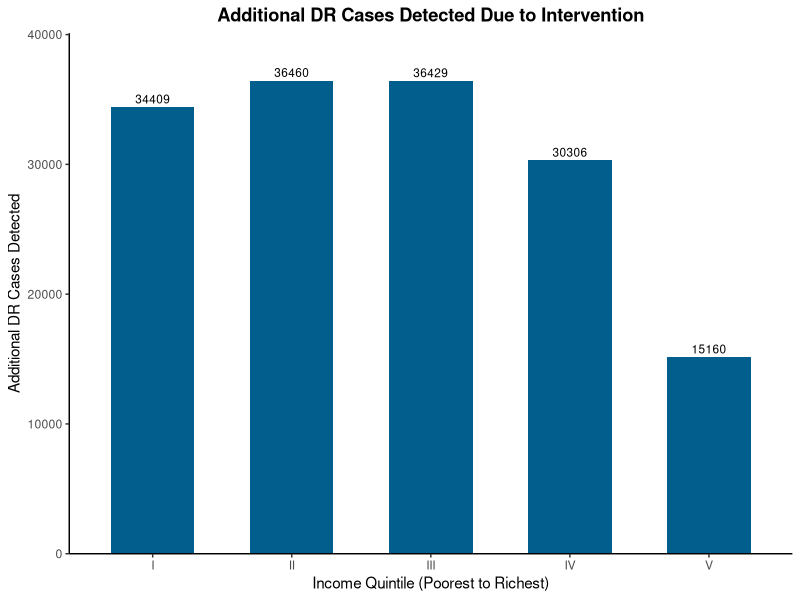
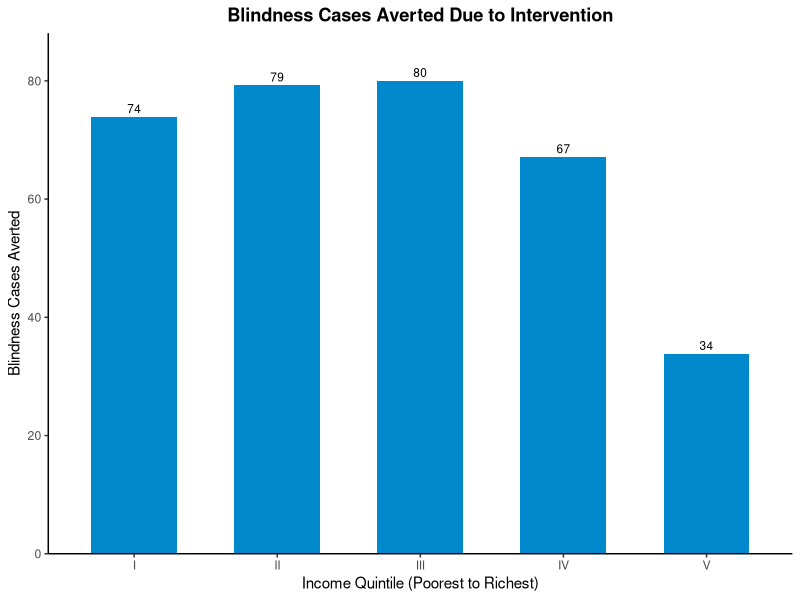

Write R code to recreate these figures, in order.

#health benefit calculation and disaggregation by quintile 
#cases of DR detected and cases of blindness averted due to intervention
rm(list = ls())
input <- read.csv("input table new.csv")
input$Parameters <- trimws(input$Parameters)
input$Value <- as.numeric(gsub(",", "", input$Value)) 


get_val <- function(name) input$Value[input$Parameters == name]
quintiles <- 1:5
scale_to_target_pop <- get_val("target_pop") / get_val("pop")
plain_number <- function(x) format(round(x, 0), scientific = FALSE, trim = TRUE)

#section 1: Additional DR cases detected due to intervention  
#1.1 estimating the cases of DR detected before the screening intervention in each income quintile

dr_baseline <- sapply(quintiles, function(i) {
  get_val(paste0("pop_", i)) *
    get_val(paste0("dr_", i)) *
    get_val(paste0("pcu_", i)) *
    get_val("cov_b") *
    get_val("sens_b")})

#1.2 estimating the cases of DR detected after the screening intervention in each income quintile
dr_inv <- sapply(quintiles, function(i) {
  get_val(paste0("pop_", i)) *
    get_val(paste0("dr_", i)) *
    get_val(paste0("pcu_", i)) *
    get_val("cov_inv") *
    get_val("sens_inv")})

#1.3 estimating the difference in number of DR cases detected per quintile and plot 

dr_detected <- dr_inv - dr_baseline
dr_detected_target <- dr_detected * scale_to_target_pop

library(ggplot2)
plot_dr <- data.frame(
  quintile = factor(c("I","II","III","IV","V"), levels=c("I","II","III","IV","V")),
  dr_detected = dr_detected_target)

ggplot(plot_dr, aes(x=quintile, y=dr_detected)) +
  geom_col(fill="#025e8d", width=0.6)+
  geom_text(aes(label = plain_number(dr_detected)), vjust = -0.4, size = 3) +
  scale_y_continuous(labels = plain_number,
                     expand = expansion(mult = c(0, 0.1))) +
  labs(title="Additional DR Cases Detected Due to Intervention",
       x="Income Quintile (Poorest to Richest)",
       y="Additional DR Cases Detected") +
  theme_classic()+
  theme(plot.title=element_text(hjust=0.5, face="bold"))

#section 2: Number of blindness cases averted due to intervention
#2.1 estimating blindness cases due to DR before the screening intervention in each income quintile

blind_baseline <-  sapply(quintiles, function(i) {
  get_val(paste0("pop_", i)) *
    get_val(paste0("dr_", i)) *
    get_val(paste0("pcu_", i)) *
    get_val("cov_b") *
    get_val("sens_b") *
    (1 - get_val("lfu_referral")) *
    (1 - get_val("lfu_treat")) *
    get_val(paste0("vtdr_dr_", i)) *
    get_val("eff_blind")})

#2.2 estimating blindness cases due to DR after the screening intervention in each income quintile
blind_inv <-  sapply(quintiles, function(i) {
  get_val(paste0("pop_", i)) *
    get_val(paste0("dr_", i)) *
    get_val(paste0("pcu_", i)) *
    get_val("cov_inv") *
    get_val("sens_inv") *
    (1 - get_val("lfu_referral")) *
    (1 - get_val("lfu_treat")) *
    get_val(paste0("vtdr_dr_", i)) *
    (1 - get_val("vtdr_reduction"))*
    get_val("eff_blind")})

#1.3 estimating blindness cases averted per quintile and plot
blind_averted <- blind_inv - blind_baseline
blind_averted_target <- blind_averted * scale_to_target_pop

plot_blind <- data.frame(
  quintile = factor(c("I","II","III","IV","V"), levels=c("I","II","III","IV","V")),
  blind_averted = blind_averted_target)

ggplot(plot_blind, aes(x=quintile, y=blind_averted)) +
  geom_col(fill="#0088cc", width=0.6)+
  geom_text(aes(label = plain_number(blind_averted)), vjust = -0.4, size = 3) +
  scale_y_continuous(labels = plain_number,
                     expand = expansion(mult = c(0, 0.1))) +
  labs(title="Blindness Cases Averted Due to Intervention",
       x="Income Quintile (Poorest to Richest)",
       y="Blindness Cases Averted") +
  theme_classic()+
  theme(plot.title=element_text(hjust=0.5, face="bold"))

#dashboard

health_benefit_dash <- as.data.frame(rbind(
  round(dr_detected_target, 0),
  round(blind_averted_target, 0)
))
colnames(health_benefit_dash) <- c("I","II","III","IV","V")
rownames(health_benefit_dash) <- c("Additional DR Cases Detected (scaled to target population)",
                                   "Blindness Cases Averted (scaled to target population)")
print(health_benefit_dash)
